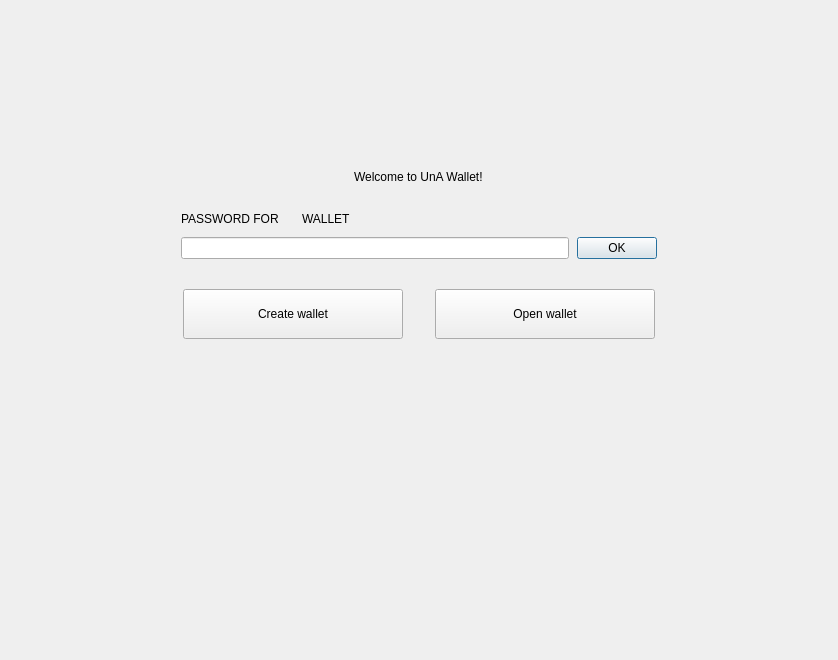
<?xml version="1.0" encoding="UTF-8"?>
<ui version="4.0">
 <class>NoWalletFrame</class>
 <widget class="QFrame" name="NoWalletFrame">
  <property name="geometry">
   <rect>
    <x>0</x>
    <y>0</y>
    <width>838</width>
    <height>660</height>
   </rect>
  </property>
  <property name="windowTitle">
   <string>Frame</string>
  </property>
  <property name="frameShape">
   <enum>QFrame::NoFrame</enum>
  </property>
  <property name="frameShadow">
   <enum>QFrame::Raised</enum>
  </property>
  <layout class="QVBoxLayout" name="verticalLayout">
   <property name="spacing">
    <number>0</number>
   </property>
   <property name="leftMargin">
    <number>0</number>
   </property>
   <property name="topMargin">
    <number>0</number>
   </property>
   <property name="rightMargin">
    <number>0</number>
   </property>
   <property name="bottomMargin">
    <number>0</number>
   </property>
   <item>
    <spacer name="verticalSpacer">
     <property name="orientation">
      <enum>Qt::Vertical</enum>
     </property>
     <property name="sizeType">
      <enum>QSizePolicy::Fixed</enum>
     </property>
     <property name="sizeHint" stdset="0">
      <size>
       <width>20</width>
       <height>170</height>
      </size>
     </property>
    </spacer>
   </item>
   <item alignment="Qt::AlignHCenter">
    <widget class="WalletGui::WalletHeaderLabel" name="m_welcomeLabel">
     <property name="text">
      <string>Welcome to UnA Wallet!</string>
     </property>
    </widget>
   </item>
   <item>
    <spacer name="verticalSpacer_4">
     <property name="orientation">
      <enum>Qt::Vertical</enum>
     </property>
     <property name="sizeType">
      <enum>QSizePolicy::Fixed</enum>
     </property>
     <property name="sizeHint" stdset="0">
      <size>
       <width>20</width>
       <height>25</height>
      </size>
     </property>
    </spacer>
   </item>
   <item alignment="Qt::AlignHCenter">
    <widget class="QFrame" name="m_passwordFrame">
     <property name="minimumSize">
      <size>
       <width>476</width>
       <height>0</height>
      </size>
     </property>
     <property name="maximumSize">
      <size>
       <width>338</width>
       <height>16777215</height>
      </size>
     </property>
     <property name="frameShape">
      <enum>QFrame::NoFrame</enum>
     </property>
     <property name="frameShadow">
      <enum>QFrame::Raised</enum>
     </property>
     <layout class="QVBoxLayout" name="verticalLayout_2">
      <property name="spacing">
       <number>8</number>
      </property>
      <property name="leftMargin">
       <number>0</number>
      </property>
      <property name="topMargin">
       <number>0</number>
      </property>
      <property name="rightMargin">
       <number>0</number>
      </property>
      <property name="bottomMargin">
       <number>0</number>
      </property>
      <item>
       <layout class="QHBoxLayout" name="horizontalLayout_4">
        <item>
         <widget class="QLabel" name="m_passwordTextLabel">
          <property name="sizePolicy">
           <sizepolicy hsizetype="Maximum" vsizetype="Preferred">
            <horstretch>0</horstretch>
            <verstretch>0</verstretch>
           </sizepolicy>
          </property>
          <property name="styleSheet">
           <string notr="true">[errorState=&quot;true&quot;] {
  color: #ef3131;
}</string>
          </property>
          <property name="text">
           <string>PASSWORD FOR</string>
          </property>
         </widget>
        </item>
        <item>
         <widget class="QLabel" name="m_walletNameLabel">
          <property name="text">
           <string/>
          </property>
         </widget>
        </item>
        <item>
         <widget class="QLabel" name="m_walletTextLabel">
          <property name="text">
           <string>WALLET</string>
          </property>
         </widget>
        </item>
        <item>
         <spacer name="horizontalSpacer_4">
          <property name="orientation">
           <enum>Qt::Horizontal</enum>
          </property>
          <property name="sizeHint" stdset="0">
           <size>
            <width>40</width>
            <height>20</height>
           </size>
          </property>
         </spacer>
        </item>
       </layout>
      </item>
      <item>
       <layout class="QHBoxLayout" name="horizontalLayout_5">
        <item>
         <widget class="QLineEdit" name="m_passwordEdit">
          <property name="sizePolicy">
           <sizepolicy hsizetype="Expanding" vsizetype="Fixed">
            <horstretch>0</horstretch>
            <verstretch>0</verstretch>
           </sizepolicy>
          </property>
          <property name="styleSheet">
           <string notr="true">[errorState=&quot;true&quot;] {
  border-color: #ef3131;
}</string>
          </property>
          <property name="echoMode">
           <enum>QLineEdit::Password</enum>
          </property>
         </widget>
        </item>
        <item>
         <widget class="WalletGui::WalletOkButton" name="m_okButton">
          <property name="enabled">
           <bool>true</bool>
          </property>
          <property name="text">
           <string>OK</string>
          </property>
          <property name="default">
           <bool>true</bool>
          </property>
         </widget>
        </item>
       </layout>
      </item>
     </layout>
    </widget>
   </item>
   <item>
    <spacer name="verticalSpacer_2">
     <property name="orientation">
      <enum>Qt::Vertical</enum>
     </property>
     <property name="sizeType">
      <enum>QSizePolicy::Fixed</enum>
     </property>
     <property name="sizeHint" stdset="0">
      <size>
       <width>20</width>
       <height>30</height>
      </size>
     </property>
    </spacer>
   </item>
   <item>
    <layout class="QHBoxLayout" name="horizontalLayout">
     <property name="spacing">
      <number>0</number>
     </property>
     <item>
      <spacer name="horizontalSpacer_2">
       <property name="orientation">
        <enum>Qt::Horizontal</enum>
       </property>
       <property name="sizeHint" stdset="0">
        <size>
         <width>40</width>
         <height>20</height>
        </size>
       </property>
      </spacer>
     </item>
     <item>
      <widget class="WalletGui::WalletLargeBlueButton" name="m_createWalletButton">
       <property name="sizePolicy">
        <sizepolicy hsizetype="Fixed" vsizetype="Fixed">
         <horstretch>0</horstretch>
         <verstretch>0</verstretch>
        </sizepolicy>
       </property>
       <property name="minimumSize">
        <size>
         <width>220</width>
         <height>50</height>
        </size>
       </property>
       <property name="maximumSize">
        <size>
         <width>220</width>
         <height>50</height>
        </size>
       </property>
       <property name="text">
        <string>Create wallet</string>
       </property>
      </widget>
     </item>
     <item>
      <spacer name="horizontalSpacer">
       <property name="orientation">
        <enum>Qt::Horizontal</enum>
       </property>
       <property name="sizeType">
        <enum>QSizePolicy::Fixed</enum>
       </property>
       <property name="sizeHint" stdset="0">
        <size>
         <width>32</width>
         <height>20</height>
        </size>
       </property>
      </spacer>
     </item>
     <item>
      <widget class="WalletGui::WalletLargeBlueButton" name="m_openWalletButton">
       <property name="sizePolicy">
        <sizepolicy hsizetype="Fixed" vsizetype="Fixed">
         <horstretch>0</horstretch>
         <verstretch>0</verstretch>
        </sizepolicy>
       </property>
       <property name="minimumSize">
        <size>
         <width>220</width>
         <height>50</height>
        </size>
       </property>
       <property name="maximumSize">
        <size>
         <width>220</width>
         <height>50</height>
        </size>
       </property>
       <property name="text">
        <string>Open wallet</string>
       </property>
      </widget>
     </item>
     <item>
      <spacer name="horizontalSpacer_3">
       <property name="orientation">
        <enum>Qt::Horizontal</enum>
       </property>
       <property name="sizeHint" stdset="0">
        <size>
         <width>40</width>
         <height>20</height>
        </size>
       </property>
      </spacer>
     </item>
    </layout>
   </item>
   <item>
    <spacer name="verticalSpacer_3">
     <property name="orientation">
      <enum>Qt::Vertical</enum>
     </property>
     <property name="sizeHint" stdset="0">
      <size>
       <width>20</width>
       <height>376</height>
      </size>
     </property>
    </spacer>
   </item>
  </layout>
 </widget>
 <customwidgets>
  <customwidget>
   <class>WalletGui::WalletOkButton</class>
   <extends>QPushButton</extends>
   <header>Gui/Common/WalletOkButton.h</header>
  </customwidget>
  <customwidget>
   <class>WalletGui::WalletHeaderLabel</class>
   <extends>QLabel</extends>
   <header>Gui/Common/WalletTextLabel.h</header>
  </customwidget>
  <customwidget>
   <class>WalletGui::WalletLargeBlueButton</class>
   <extends>QPushButton</extends>
   <header>Gui/Common/WalletBlueButton.h</header>
  </customwidget>
 </customwidgets>
 <resources/>
 <connections>
  <connection>
   <sender>m_okButton</sender>
   <signal>clicked()</signal>
   <receiver>NoWalletFrame</receiver>
   <slot>okClicked()</slot>
   <hints>
    <hint type="sourcelabel">
     <x>498</x>
     <y>266</y>
    </hint>
    <hint type="destinationlabel">
     <x>418</x>
     <y>329</y>
    </hint>
   </hints>
  </connection>
  <connection>
   <sender>m_passwordEdit</sender>
   <signal>textChanged(QString)</signal>
   <receiver>NoWalletFrame</receiver>
   <slot>passwordChanged(QString)</slot>
   <hints>
    <hint type="sourcelabel">
     <x>374</x>
     <y>265</y>
    </hint>
    <hint type="destinationlabel">
     <x>418</x>
     <y>329</y>
    </hint>
   </hints>
  </connection>
  <connection>
   <sender>m_passwordEdit</sender>
   <signal>returnPressed()</signal>
   <receiver>m_okButton</receiver>
   <slot>click()</slot>
   <hints>
    <hint type="sourcelabel">
     <x>374</x>
     <y>265</y>
    </hint>
    <hint type="destinationlabel">
     <x>616</x>
     <y>256</y>
    </hint>
   </hints>
  </connection>
 </connections>
 <slots>
  <signal>createWalletClickedSignal()</signal>
  <signal>openWalletClickedSignal()</signal>
  <slot>okClicked()</slot>
  <slot>passwordChanged(QString)</slot>
 </slots>
</ui>
